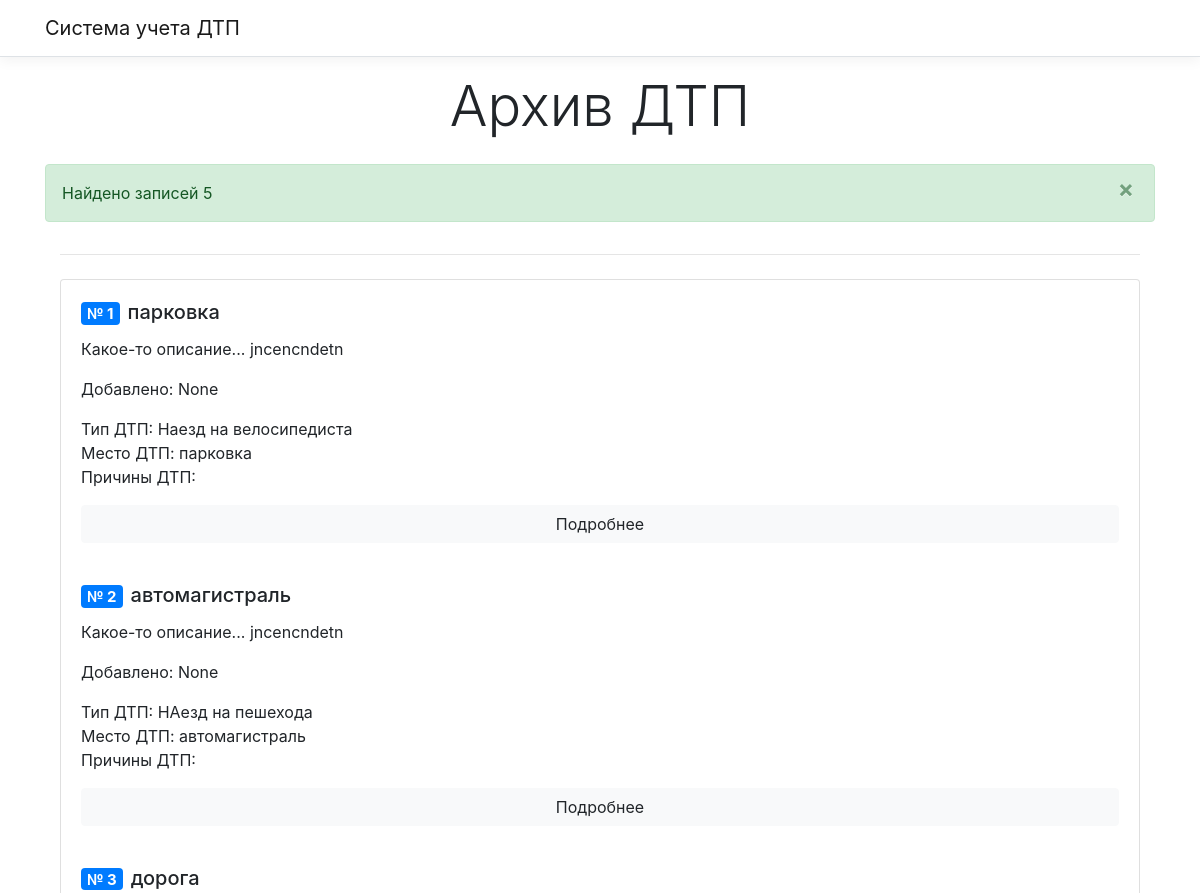
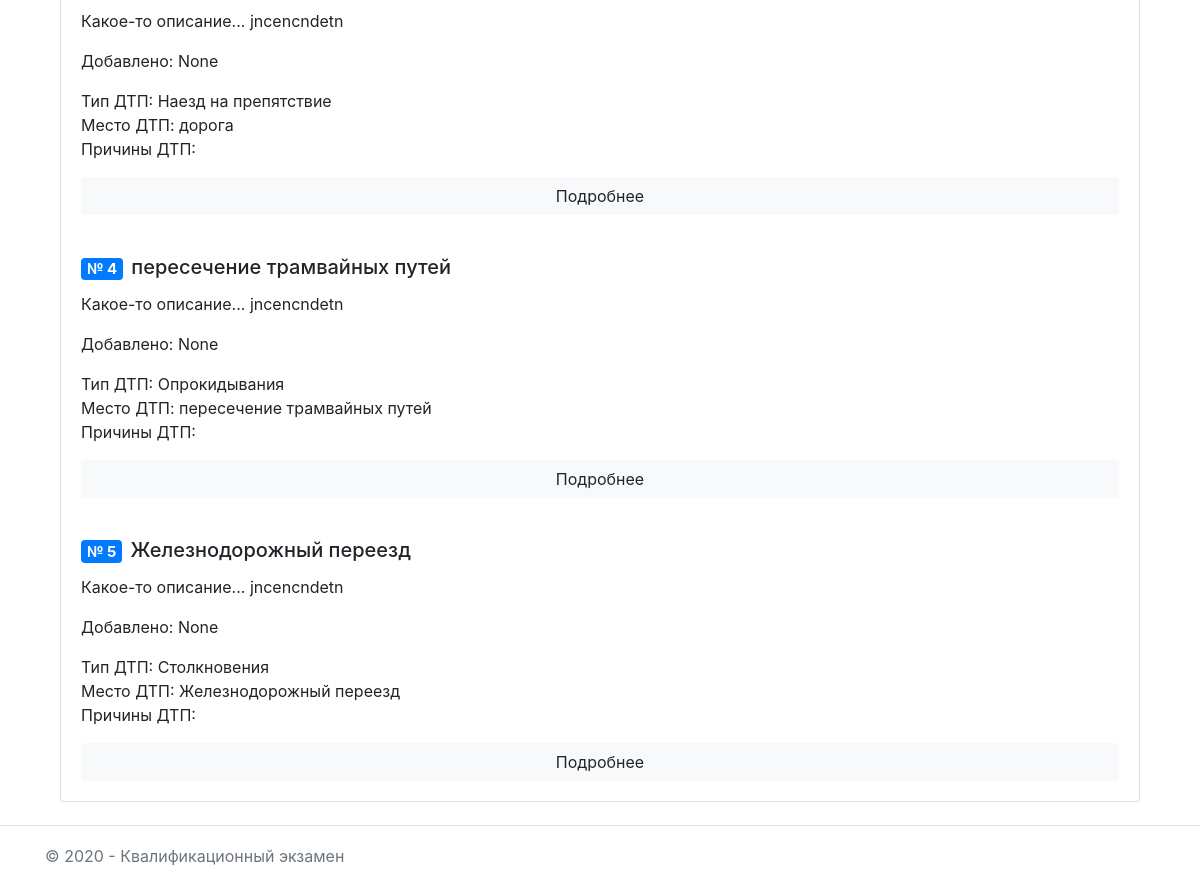
Page /allIncidents/ on the committed database (2 pictures, top to bottom).
### GAI/models.py (models this page shows)
class cards(models.Model):
    date = models.DateTimeField(auto_now_add=True)
    place = models.CharField(max_length=500)
    incident = models.ForeignKey(type_incident, on_delete=models.CASCADE)
    driver = models.ForeignKey(drivers, on_delete=models.CASCADE)
    died_count = models.IntegerField()
    injured_count = models.IntegerField()
    car = models.ForeignKey(cars, on_delete=models.CASCADE)
    conditional = models.ForeignKey(conditionals, on_delete=models.CASCADE)
    reasons = models.ManyToManyField(reasons_DTP)

class type_incident(models.Model):
    name = models.CharField(max_length=220)

### GAI/views.py (the view)
# urls.py: path('allIncidents/', views.allIncident)
def allIncident(request):
    allIncident = models.cards.objects.all()
    return render(request, "allIncidents.html", {"data":allIncident})

### templates/allIncidents.html (shortened to what this page needs)
{% extends "base.html" %}
{% block main %}
<main role="main" class="pb-3">
	<div>
		<h1 class="display-4 mb-4 text-center">Архив ДТП</h1>
		<div class="container">
			<div class="row">
				<div class="alert alert-success alert-dismissible fade show w-100 p-3" role="alert">
					Найдено записей {{ data.count }}
					<button type="button" class="close" data-dismiss="alert" aria-label="Close">
						<span aria-hidden="true">&times;</span>
					</button>
				</div>
			</div>
			<hr class="mb-4">
			<div class="card mb-2">
                {%  for i in data %}
				<div class="card-body">
					<h5 class="card-title"><span class="badge badge-primary mr-2">№ {{ i.id }}</span>{{i.place}}</h5>
					<p class="card-text">Какое-то описание... jncencndetn</p>
					<p class="card-text">Добавлено: {{ i.date }}</p>
					<p class="card-text mb-0">Тип ДТП: {{ i.incident.name }}</p>
					<p class="card-text mb-0">Место ДТП: {{ i.place}}</p>
					<p class="card-text">Причины ДТП:
                    </p>
					<a href="#" class="btn btn-light btn-block">Подробнее</a>
				</div>
                {% endfor %}
			</div>
		</div>
	</div>
</main>
{% endblock main %}

### static/res/style.css (style rules this page uses)
a { color: #0366d6; }
html { font-size: 14px; }
@media (min-width: 768px) { html { font-size: 16px; } }
html { position: relative; min-height: 100%; }
body { margin-bottom: 60px; }

### templates/base.html (style rules this page uses)
a { color: #0366d6; }
html { font-size: 14px; }
@media (min-width: 768px) { html { font-size: 16px; } }
html { position: relative; min-height: 100%; }
body { margin-bottom: 60px; }

### rows in the picture
cards: id "1", place "парковка", date "None", incident.name "Наезд на велосипедиста"
cards: id "2", place "автомагистраль", date "None", incident.name "НАезд на пешехода"
cards: id "3", place "дорога", date "None", incident.name "Наезд на препятствие"
cards: id "4", place "пересечение трамвайных путей", date "None", incident.name "Опрокидывания"
cards: id "5", place "Железнодорожный переезд", date "None", incident.name "Столкновения"

### other values in the picture
{{ data.count }} "5"
